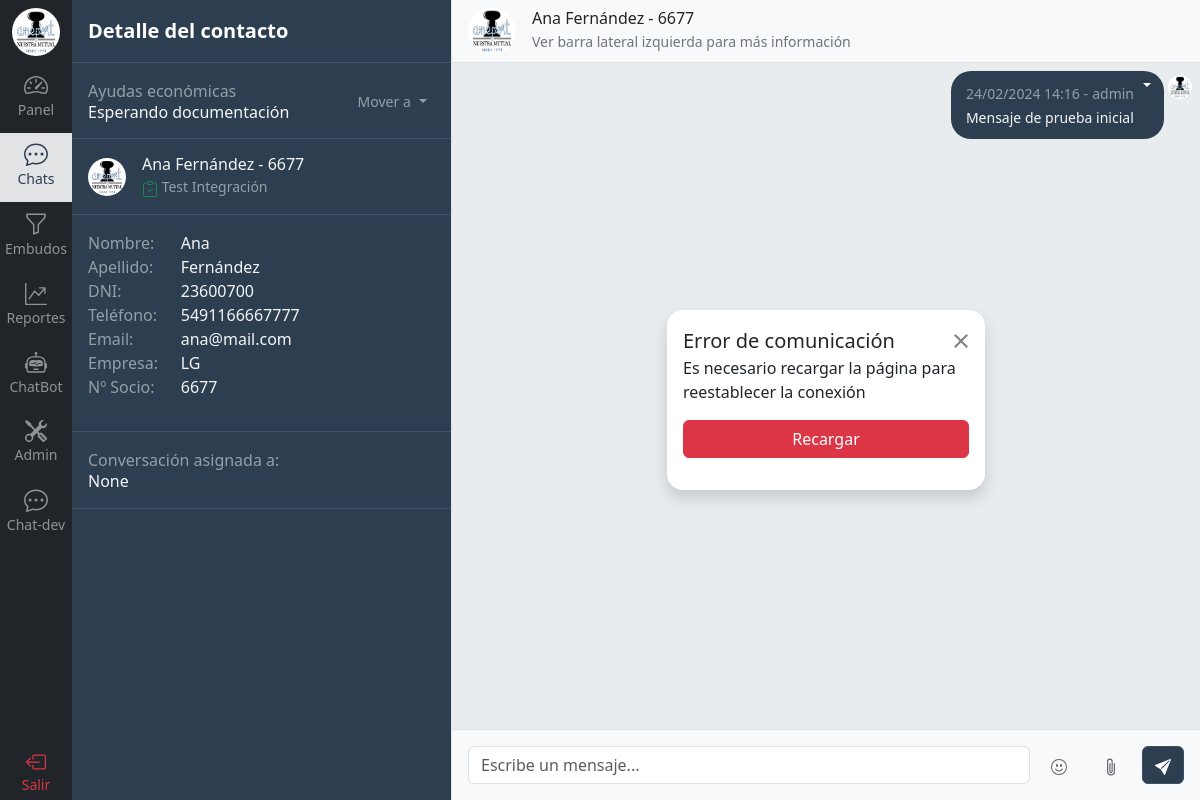
Page /contacto/chat/4/ (signed in) on the earlier database version.
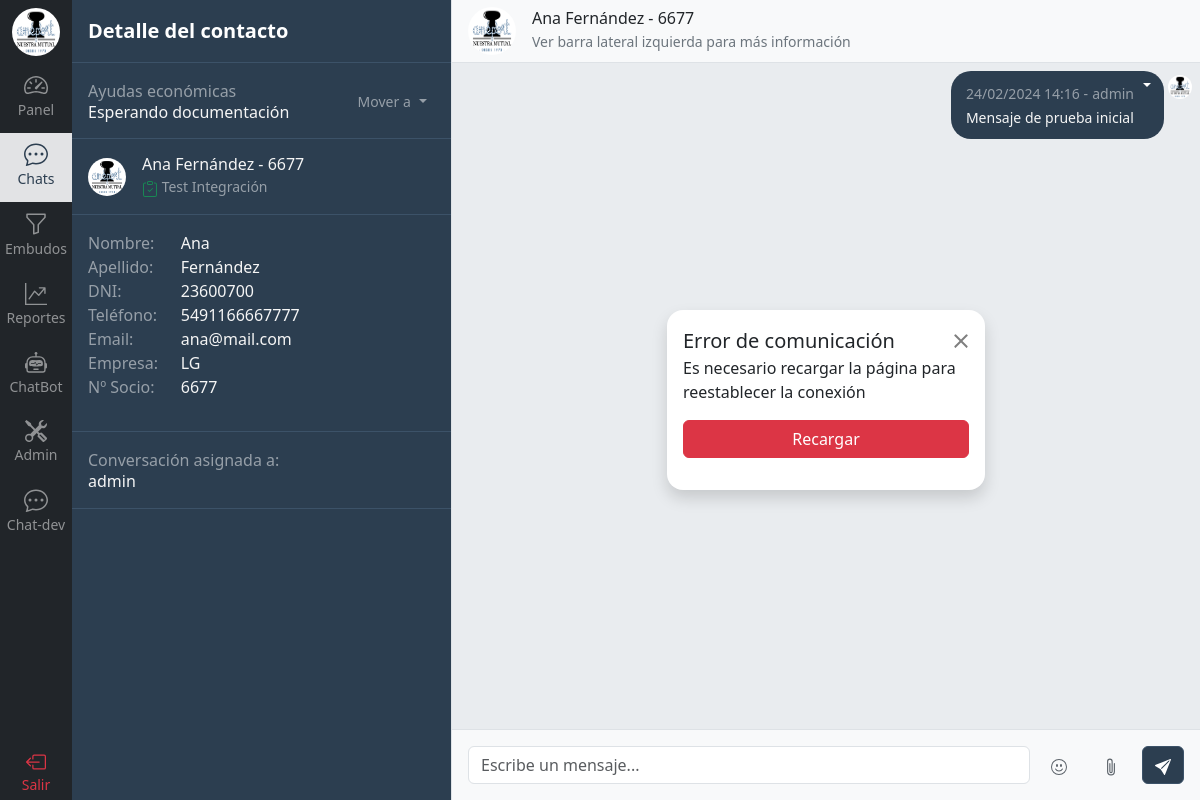
Same page on the later database version.
### usuario/models.py (models this page shows)
class Usuario(AbstractUser):
    perfil = models.ForeignKey(Perfil, related_name="usuarios", on_delete=models.SET_NULL, null=True, blank=True)
    class Meta:
        verbose_name_plural = 'Usuarios'
    def __str__(self):
        return self.username
    def sectores_permitidos(self):
        if self.perfil:
            if self.perfil.perfiles_sectores.first():
                return self.perfil.perfiles_sectores.first().sectores.all()
        return []

### chat/views.py (the view)
# urls.py: path('chat/<int:id>/', views.chat, name='chat'),
@login_required
def chat(request, id):
    sectores_permitidos = request.user.sectores_permitidos()
    contacto = get_object_or_404(Contacto.objects.prefetch_related('contacto_integraciones__integracion'), id=id)
    if not contacto.contacto_integraciones.first().contacto_tareas.first().sector_tarea.sector in sectores_permitidos:
        return render(request, 'restringido.html')
    contacto_integracion = contacto.contacto_integraciones.first()
    integracion = contacto_integracion.integracion.nombre
    contacto_tarea = contacto_integracion.contacto_tareas.first()
    sector_tarea = contacto_tarea.sector_tarea
    sectores = Sector.objects.prefetch_related('sectortarea_set').all()
    contacto_mensajes = Mensaje.objects.filter(contacto_integracion__contacto=contacto).order_by('-fecha_hora')[:MENSAJES_POR_PAGINA]  # Ver cómo manejar esto si hay muchos mensajes
    contacto_mensajes = sorted(contacto_mensajes, key=lambda x: x.fecha_hora)
    contactos = Contacto.objects.annotate(
        last_message_content=Subquery(
            Mensaje.objects.filter(contacto_integracion=OuterRef('pk')).values('contenido').order_by('-fecha_hora')[:1]
        ),
        last_message_date=Subquery(
            Mensaje.objects.filter(contacto_integracion=OuterRef('pk')).values('fecha_hora').order_by('-fecha_hora')[:1]
        ),
        last_message_user=Subquery(
            Mensaje.objects.filter(contacto_integracion=OuterRef('pk')).values('usuario__username').order_by('-fecha_hora')[:1]
        )
    )
    nombres_usuarios = list(Usuario.objects.values_list('username', flat=True))
    context = {
        'contacto': contacto,
        'contacto_mensajes': contacto_mensajes,
        'contactos': contactos,
        'integracion': integracion,
        'sector_tarea': sector_tarea,
        'embudos': sectores,
        'usuario_asignado': contacto_tarea.usuario,
        'usuarios': nombres_usuarios,
        'debug': DEBUG
    }
    if re.search('/contacto/chat-dev/', request.path):  # Para Tests
        return render(request, 'chat/chatsdev.html', context)
    else:
        return render(request, 'chat/detalle_chat.html', context)

### chat/models.py (called while the page is built)
    def __str__(self):
        return self.nombre

    def __str__(self):
        return self.nombre

### templates/chat/detalle_chat.html (shortened to what this page needs)
{% extends 'base.html' %}
{% load static %}
{% load humanize %}
{% block content %}
{% include 'navbar.html' %}
  <div class="d-flex flex-column align-items-stretch flex-shrink-0 bg-union border-end" style="width: 380px;">
    <div class="d-flex align-items-center flex-shrink-0 p-3 border-bottom border-union">
      <span class="fs-5 fw-semibold text-white">Detalle del contacto</span>
    </div>
    <div id="room-list" class="list-group list-group-flush h-100">
      <div class="d-flex justify-content-between align-items-center gap-3 p-3 border-bottom border-union">
        <div>
          <p id="sector" class="m-0 text-white-50">{{ sector_tarea.sector }}</p>
          <h6 id="sector-tarea" class="m-0">{{ sector_tarea }}</h6>
        </div>
        <div>
          <div class="dropdown scroll-white">
            <button class="btn py-0 px-2 dropdown-toggle text-white-50" type="button" data-bs-toggle="dropdown" aria-expanded="false" style="border: none !important; outline: none;">
              <small class="text-white-50">Mover a</small>
            </button>
          </div>
        </div>
      </div>
      <div class="d-flex align-items-center gap-3 p-3 border-bottom border-union">
        <img src="{% static 'img/logo.png' %}" alt="ameport_logo" width="38" height="38" class="rounded-circle">
        <div>
          {% if contacto.nombre %}
              <h6 class="m-0">{{ contacto.nombre }} {{ contacto.apellido}} - {{ contacto.nro_socio }}</h6>
          {% else %}
              <h6 class="m-0">{{ contacto.telefono }}</h6>
          {% endif %}
          <p class="m-0 text-white-50">
            <small>
              {{ integracion }} Integración
            </small>
          </p>
        </div>
      </div>
      <div class="p-3 border-bottom border-union">
          <div class="row mb-3">
            <div class="col-3 m-0 text-white-50">Nombre: </div>
            <div class="col-9 m-0">{{ contacto.nombre|default:"-" }}</div>
            <div class="col-3 m-0 text-white-50">Apellido: </div>
            <div class="col-9 m-0">{{ contacto.apellido|default:"-" }}</div>
            <div class="col-3 m-0 text-white-50">DNI: </div>
            <div class="col-9 m-0">{{ contacto.dni|default:"-" }}</div>
            <div class="col-3 m-0 text-white-50">Teléfono: </div>
            <div class="col-9 m-0">{{ contacto.telefono }}</div>
            <div class="col-3 m-0 text-white-50">Email: </div>
            <div class="col-9 m-0">{{ contacto.email|default:"-" }}</div>
            <div class="col-3 m-0 text-white-50">Empresa: </div>
            <div class="col-9 m-0">{{ contacto.empresa|default:"-" }}</div>
            <div class="col-3 m-0 text-white-50">Nº Socio: </div>
            <div class="col-9 m-0">{{ contacto.nro_socio|default:"-" }}</div>
          </div>
      </div>
      <div class="d-flex justify-content-between align-items-center gap-3 p-3 border-bottom border-union">
        <div>
          <p class="m-0 text-white-50">Conversación asignada a:</p>
          <h6 class="m-0">{{ usuario_asignado }}</h6>
        </div>
      </div>
    </div>
  </div>
  {% if contacto_mensajes %}
    {% include 'chat/components/caja_chat.html' %}
  {% else %}
    <div class="flex-grow-1 d-flex align-items-center justify-content-center bg-body-tertiary">
      <p class="text-secondary">Seleccione un chat para enviar mensajes</p>
    </div>
  {% endif %}
{% endblock %}

Differences in the rows shown:
now on this page (row edited): Usuario: username "admin"
Other differences:
{{ usuario_asignado }}: "None" → (not shown)
